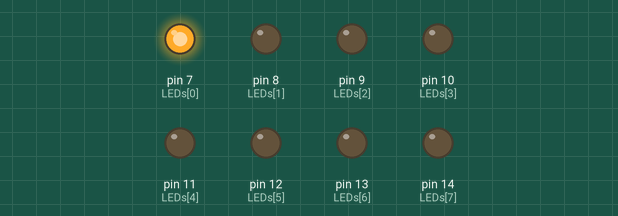
Simulated run of this sketch. Board: Arduino Uno, built with avr-gcc and run on an emulated ATmega328P. On the bench: output pins drawn as LEDs (lit = HIGH).

Above: at 0.05 s.
At 1.3 s:
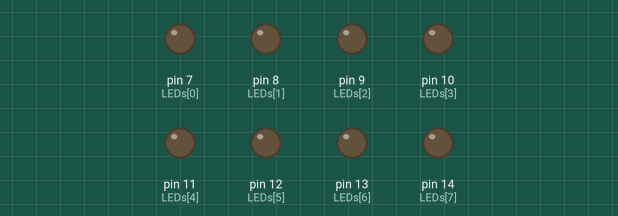
At 2.45 s:
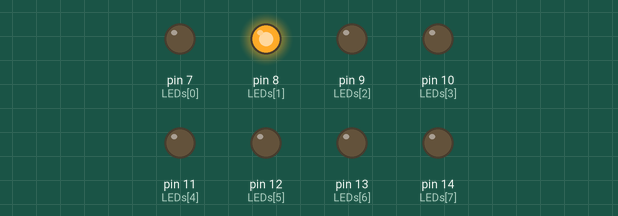
At 4.25 s:
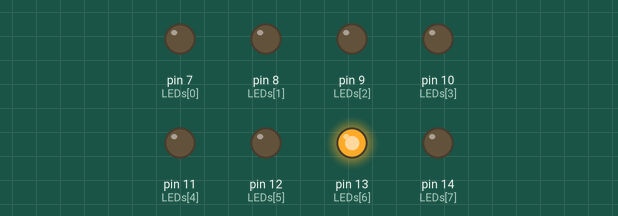
At 5.95 s:
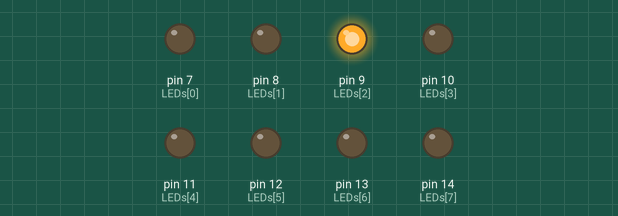
At 7.95 s:
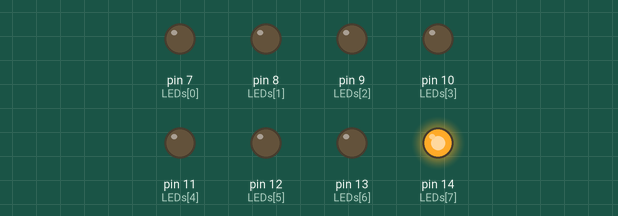
Timing chart, 0 to 8.3 s (numbered marks = the images above):
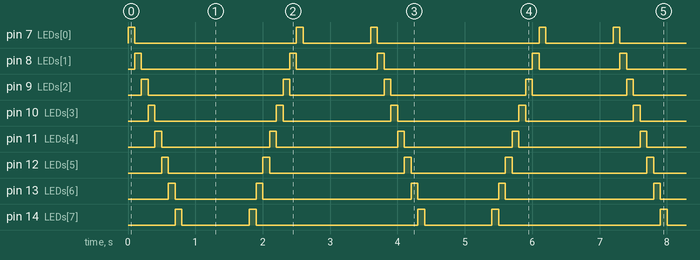

Measured:
- by itself, pin 7 (LEDs[0]): repeats every 3.6 s: LOW 2.4 s, HIGH 0.10 s, LOW 1.0 s, HIGH 0.10 s
- by itself, pin 8 (LEDs[1]): repeats every 3.6 s: LOW 2.2 s, HIGH 0.10 s, LOW 1.2 s, HIGH 0.10 s
- by itself, pin 9 (LEDs[2]): repeats every 3.6 s: LOW 2.0 s, HIGH 0.10 s, LOW 1.4 s, HIGH 0.10 s
- by itself, pin 10 (LEDs[3]): alternates HIGH for 0.10 s and LOW for 1.7 s
- by itself, pin 11 (LEDs[4]): alternates HIGH for 0.10 s and LOW for 1.6 s
- by itself, pin 12 (LEDs[5]): repeats every 3.6 s: LOW 1.4 s, HIGH 0.10 s, LOW 2.0 s, HIGH 0.10 s
- by itself, pin 13 (LEDs[6]): repeats every 3.6 s: LOW 1.2 s, HIGH 0.10 s, LOW 2.2 s, HIGH 0.10 s
- by itself, pin 14 (LEDs[7]): repeats every 3.6 s: LOW 1.0 s, HIGH 0.10 s, LOW 2.4 s, HIGH 0.10 s

The sketch:

Lab02-01.ino
```cpp
// Lab02_01
// 使用陣列的跑馬燈程式
// 每個 LED 正極接到 Pin 7 - 14, 負極接地
const byte LEDs[] ={7,8,9,10,11,12,13,14};
const byte total = sizeof(LEDs);
int index = 0 , i ;
void setup(){
// 將每個 Pin 設定成輸出
    for ( i=0;i<total;i++) {
    pinMode(LEDs[i], OUTPUT);
    }
}
void loop() {
    for (index=0; index <= 7; index++) //向左展示
    {
        for ( i=0;i<total;i++) // 所有 LED OFF
        {
            digitalWrite(LEDs[i], LOW);
        }

      digitalWrite(LEDs[index], HIGH);
      delay(100);
    }

    for ( i=0;i<total;i++) // 所有 LED OFF
        {
            digitalWrite(LEDs[i], LOW);
        }

    delay(1000);

    for (index=7; index >= 0; index--) //向右展示
    {

      for ( i=0;i<total;i++) {
            digitalWrite(LEDs[i], LOW);
        }

      digitalWrite(LEDs[index], HIGH);
      delay(100);
    }
    for ( i=0;i<total;i++) // 所有 LED OFF
        {
            digitalWrite(LEDs[i], LOW);
        }

    delay(1000);
}
```
